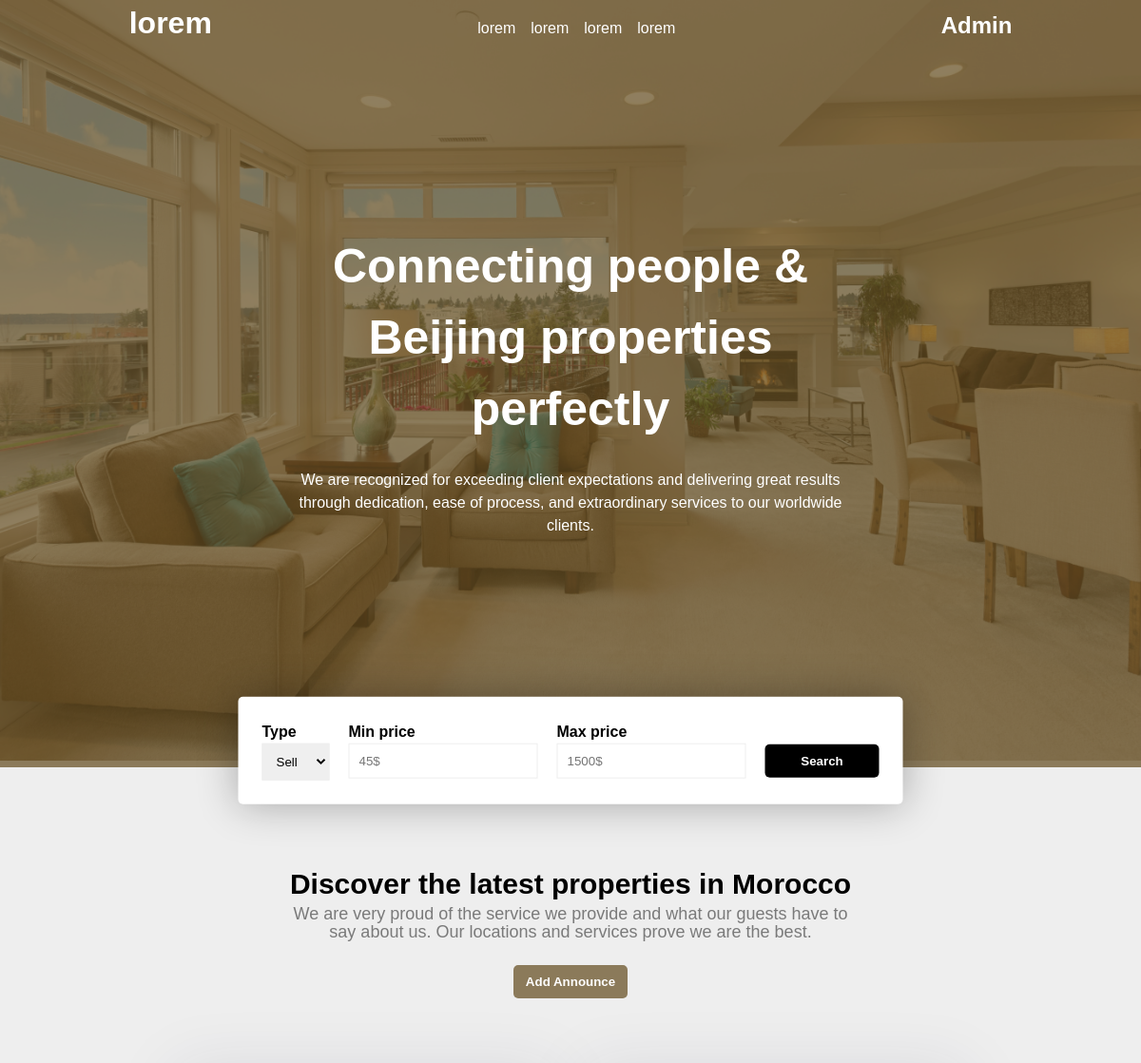
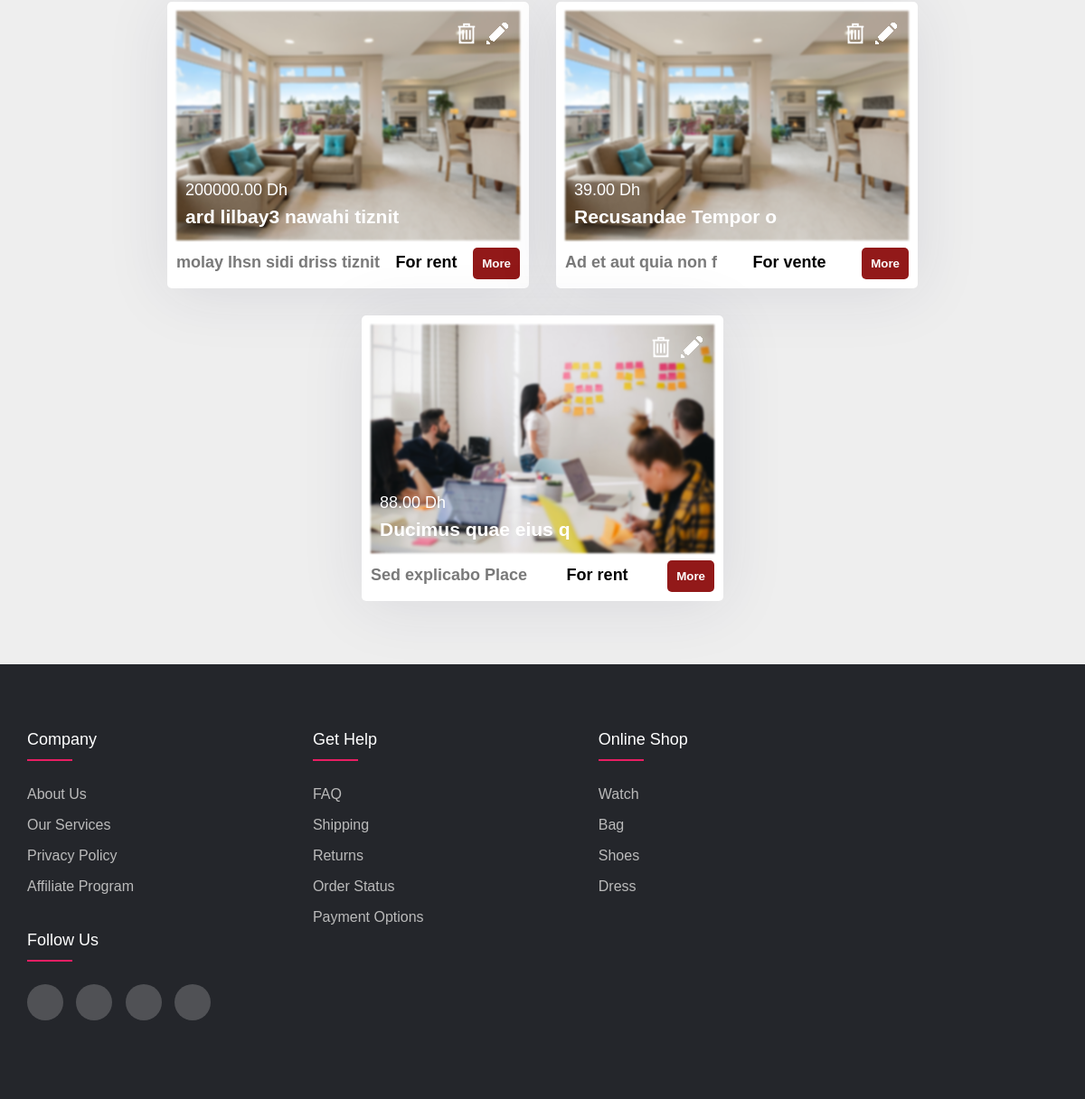
The page / on the database its author committed (2 pictures, top to bottom).
### tables this page shows
CREATE TABLE `annonce` (
  `id` int(11) NOT NULL,
  `title` varchar(255) NOT NULL,
  `image_path` varchar(255) NOT NULL,
  `description` varchar(255) NOT NULL,
  `surface` int(11) NOT NULL,
  `address` varchar(255) NOT NULL,
  `amount` decimal(10,2) NOT NULL,
  `date_annonce` date DEFAULT curdate(),
  `type_annonce` enum('rent','vente') NOT NULL
);

### index.php (the view, shortened to what this page needs)
<?php
require "connect.php";
?>
<!DOCTYPE html>
<html lang="en">
<head>
    <link rel="stylesheet" href="style.css">
</head>
<body>
    <div id="header">
        <div>
<h1>lorem</h1>
        </div>
        <div>
            <ul>
                <li>lorem</li>
                <li>lorem</li>
                <li>lorem</li>
                <li>lorem</li>
            </ul>
        </div>
        <div>
           <h2> Admin </h2>
        </div>
    </div>
    <section id="sec1">
        <img src="./images/francesca-tosolini-tHkJAMcO3QE-unsplash (1).jpg" alt="">
   <div id="intro">
    <h1>Connecting people &
        Beijing properties perfectly</h1>
        <p>We are recognized for exceeding client expectations and delivering great results through dedication, ease of process, and extraordinary services to our worldwide clients.</p>
   </div>
   <div id="panelSearch">
<form action="" method="post">
    <div>
    <label for="type">Type</label>
    <select name="type" id="types">
        <option value="sell">Sell</option>
    </select>
</div>
<div>
    <label for="min">Min price</label>
    <input type="number" name="min" id="min" placeholder="45$">
    </div>
    <div>
    <label for="max">Max price</label>
    <input type="number" name="max" id="max" placeholder="1500$">
</div>
<div>
<button type="submit">Search</button>
</div>
</form>
   </div>
    </section>
<section id="sec2">
<h2>Discover the latest properties in Morocco</h2>
<p class="desc">We are very proud of the service we provide and what our guests have to say about us. Our locations and services prove we are the best.</p>
<button type="submit" id="add">Add Announce</button>
<div id="annonces">
<?php
    $query = "SELECT * FROM annonce";
    $query_run= mysqli_query($conn , $query);
if (mysqli_num_rows($query_run) > 0) {
    foreach ($query_run as $annonce) {
?>
    <div class="annonce">
        <img src="<?= $annonce['image_path']; ?>" alt="">
        <div class="inf">
        <p><?= $annonce['amount']; ?> Dh</p>
        <h3><?= $annonce['title']; ?></h3>
    </div>
    <div class="inf2">
    <div>
    <p><?= $annonce['address']; ?></p>
</div>
<div>
    <p style="color:black;"><b>For <?= $annonce['type_annonce']; ?></b></p>
</div>
<div>
    <form action="code.php" method="POST">
    <button type="submit" class="more"> <a href="viewannonce.php?id=<?= $annonce['id']?>"> More </a></button>
</form>
</div>
</div>
<div class="btns">
   <img src="./images/delete (1).png" alt="" id="dlt">
  <a href="editAnnonce.php?id=<?= $annonce['id']?>"> <img src="./images/delete (2).png" alt=""></a>
</div>
    </div>
<?php
    }
    }else{
    echo "<p>There is no annonces :(</p>";
}
    ?>
</div>
</section>
<footer class="footer">
     <div class="containerr">
      <div class="row">
        <div class="footer-col">
          <h4>company</h4>
          <ul>
            <li><a href="#">about us</a></li>
            <li><a href="#">our services</a></li>
            <li><a href="#">privacy policy</a></li>
            <li><a href="#">affiliate program</a></li>
          </ul>
        </div>
        <div class="footer-col">
          <h4>get help</h4>
          <ul>
            <li><a href="#">FAQ</a></li>
            <li><a href="#">shipping</a></li>
            <li><a href="#">returns</a></li>
            <li><a href="#">order status</a></li>
            <li><a href="#">payment options</a></li>
          </ul>
        </div>
        <div class="footer-col">
          <h4>online shop</h4>
          <ul>
            <li><a href="#">watch</a></li>
            <li><a href="#">bag</a></li>
            <li><a href="#">shoes</a></li>
            <li><a href="#">dress</a></li>
          </ul>
        </div>
        <div class="footer-col">
          <h4>follow us</h4>
          <div class="social-links">
            <a href="#"><i class="fab fa-facebook-f"></i></a>
            <a href="#"><i class="fab fa-twitter"></i></a>
            <a href="#"><i class="fab fa-instagram"></i></a>
            <a href="#"><i class="fab fa-linkedin-in"></i></a>
          </div>
        </div>
      </div>
     </div>
  </footer>
</body>
</html>

### style.css (style rules this page uses)
* { margin: 0; padding:0; box-sizing: border-box; }
body { font-family: 'Nunito Sans', sans-serif; scroll-behavior: smooth; background-color: #eee; }
#header { display:flex; justify-content:space-around; align-items: baseline; background-color: transparent; position: fixed; top: 0; left: 0; right: 0; transition: background-color 0.5s ease-in-out; z-index: 999; color: white; }
#header div ul { display:flex; }
#header div li { list-style: none; margin: 8px; }
#sec1 img { height:100vh; width:100%; }
#sec1 { position:relative; }
#sec1::after { content:""; width:100%; height:100%; background-color:#644c20b6; position: absolute; left:0; }
#sec1 #intro { position: absolute; top:50%; z-index: 5; left: 50%; transform: translate(-50%,-50%); color:white; text-align: center; }
#sec1 #intro h1 { font-size:50px; margin-bottom: 25px; }
#panelSearch { position: absolute; z-index: 122; background-color: white; bottom: -50px; box-shadow: 0px 0px 43px 0px rgb(0 0 0 / 31%); padding:25px; left: 50%; transform: translate(-50%,-10%); font-weight: 600; border-radius: 5px; }
#panelSearch form { display: flex; gap: 20px; }
#panelSearch form select, input { padding: 10px; border:0.7px #eee solid; }
#panelSearch form button ,#add,#annonce { padding: 10px; border: none; background-color: black; color:white; font-weight:700; margin-top: 25px; border-radius: 5px; cursor: pointer; transition-duration: 0.3s; width: 120px; }
#sec2 { background-color:#eee; text-align: center; padding-top:100px; font-size: 18px; }
#sec2 h2 { font-size:30px; }
#sec2 .desc { color: #7A7A7A; margin: auto; width: 50%; }
#add { background-color:#644c20b6; }
#annonces { display: flex; gap: 30px; justify-content: center; margin-top: 70px; flex-wrap: wrap; }
#annonces .annonce { background-color: white; box-shadow: 0 5px 70px 0 rgb(38 42 76 / 10%); width:400px; border-radius: 5px; padding: 10px; position: relative; cursor: pointer; overflow: hidden; transition-duration:0.3s ; }
#annonces .annonce > img { width:100%; transition-duration:1s ; filter: blur(1px); }
#annonces .annonce .inf { text-align: start; position: absolute; bottom:20%; left:20px; color: white; }
.inf2 { display: flex; justify-content: space-between; align-items: baseline; }
.inf2 p { color: rgba(0, 0, 0, 0.527); font-weight: 600; }
.inf2 .more,.close-addModal { border: none; padding:10px; border-radius: 5px; background-color:#644c20b6; color:white;font-weight:700; cursor: pointer; transition-duration: 0.3s; }
.more a { text-decoration:none; color:white; }
.inf2 .more,.close-addModal:hover { background-color:rgb(146, 25, 25); }
.btns { position: absolute; top:20px; right: 20px; }
.btns img { width: 30px !important; }
body { line-height: 1.5; font-family: 'Poppins', sans-serif; }
* { margin:0; padding:0; box-sizing: border-box; }
.containerr { max-width: 1170px; margin:auto; }
.row { display: flex; flex-wrap: wrap; gap:2%; }
ul { list-style: none; }
.footer { background-color: #24262b; padding: 70px 0; margin-top:70px; }
.footer-col { width: 25%; padding: 0 15px; }
.footer-col h4 { font-size: 18px; color: #ffffff; text-transform: capitalize; margin-bottom: 35px; font-weight: 500; position: relative; }
.footer-col h4::before { content: ''; position: absolute; left:0; bottom: -10px; background-color: #e91e63; height: 2px; box-sizing: border-box; width: 50px; }
.footer-col ul li:not(:last-child) { margin-bottom: 10px; }
.footer-col ul li a { font-size: 16px; text-transform: capitalize; color: #ffffff; text-decoration: none; font-weight: 300; color: #bbbbbb; display: block; transition: all 0.3s ease; }
.footer-col .social-links a { display: inline-block; height: 40px; width: 40px; background-color: rgba(255,255,255,0.2); margin:0 10px 10px 0; text-align: center; line-height: 40px; border-radius: 50%; color: #ffffff; transition: all 0.5s ease; }
:root { --primary-color: #644c20b6; --accent-color: #644c20b6; --grey:#484848; --bg-grey: #efefef; --shadow: #949494; }
.desc { line-height: 1.2rem !important; }

### rows shown on the page
annonce: image_path (picture), amount "200000.00", title "ard lilbay3 nawahi tiznit", address "molay lhsn sidi driss tiznit", type_annonce "rent"
annonce: image_path (picture), amount "39.00", title "Recusandae Tempor o", address "Ad et aut quia non f", type_annonce "vente"
annonce: image_path (picture), amount "88.00", title "Ducimus quae eius q", address "Sed explicabo Place", type_annonce "rent"
